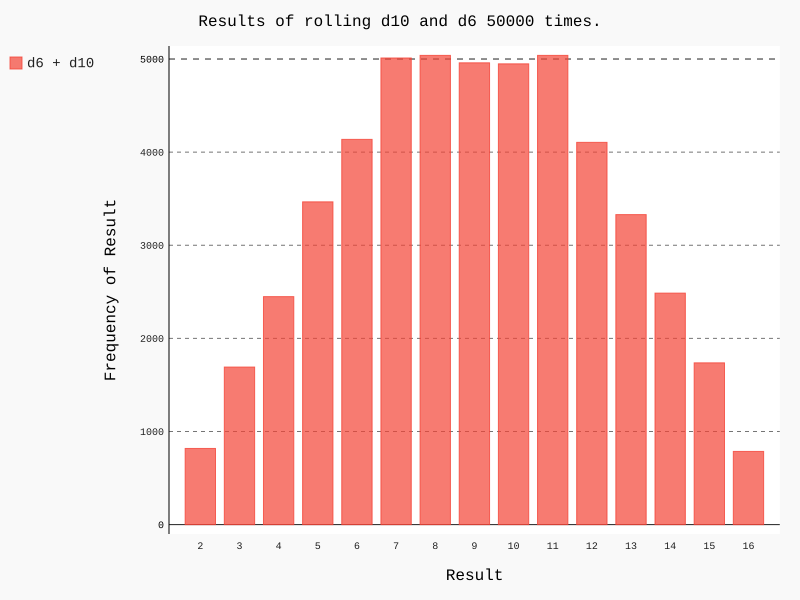

This chart was generated by the following Python code:
from die import die
import pygal

# Create two d6 and a d10.

die_1 = die()
die_2 = die(10)

# Make some rolls , and store the results in a list.
results = []
for roll_num in range(50000):
    result = die_1.roll() + die_2.roll()
    results.append(result)

# Analyze the results.
frequencies = []
max_result = die_1.num_sides + die_2.num_sides

for value in range(2, max_result+1):
    frequency = results.count(value)
    frequencies.append(frequency)

#Visualize the results.
hist = pygal.Bar()

hist.title = "Results of rolling d10 and d6 50000 times."
hist.x_labels = ['2','3','4','5','6','7','8','9','10','11','12',
'13','14','15','16']
hist.x_title = "Result"
hist.y_title = "Frequency of Result"

hist.add('d6 + d10',frequencies)
hist.render_to_file('different_dice.svg')
